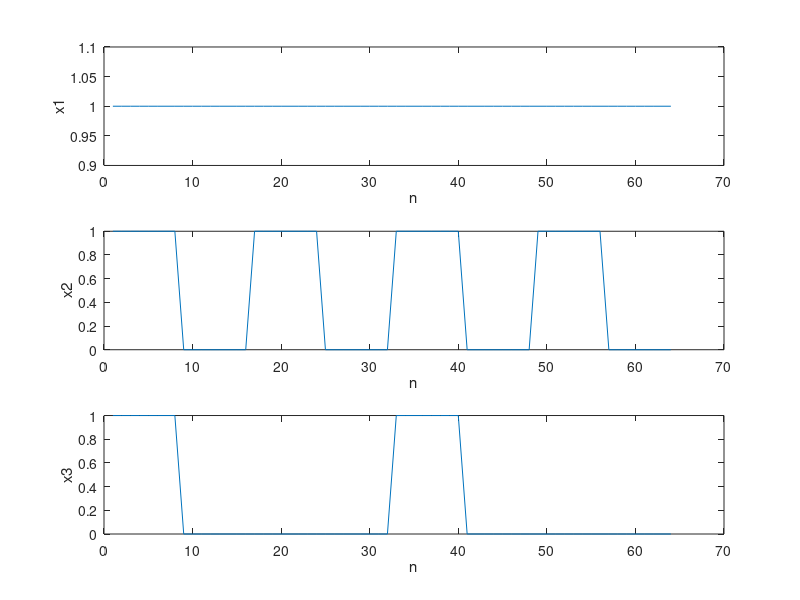
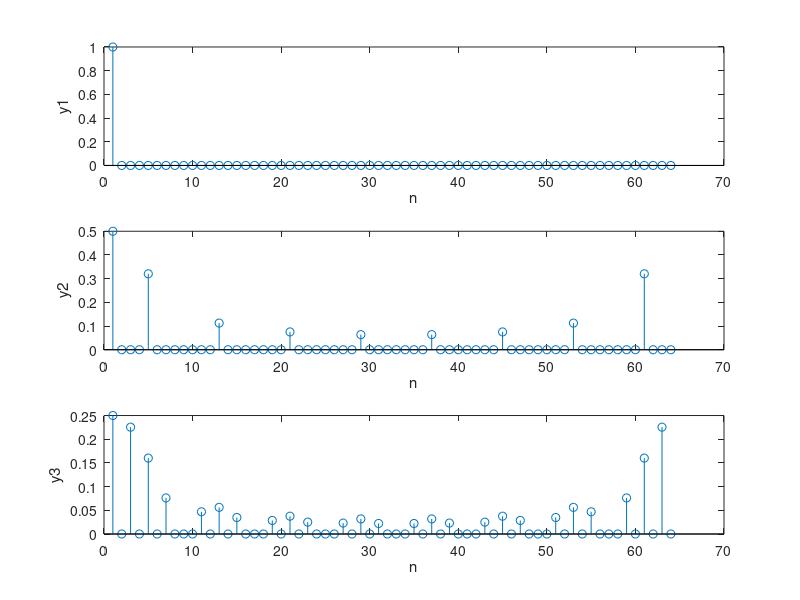
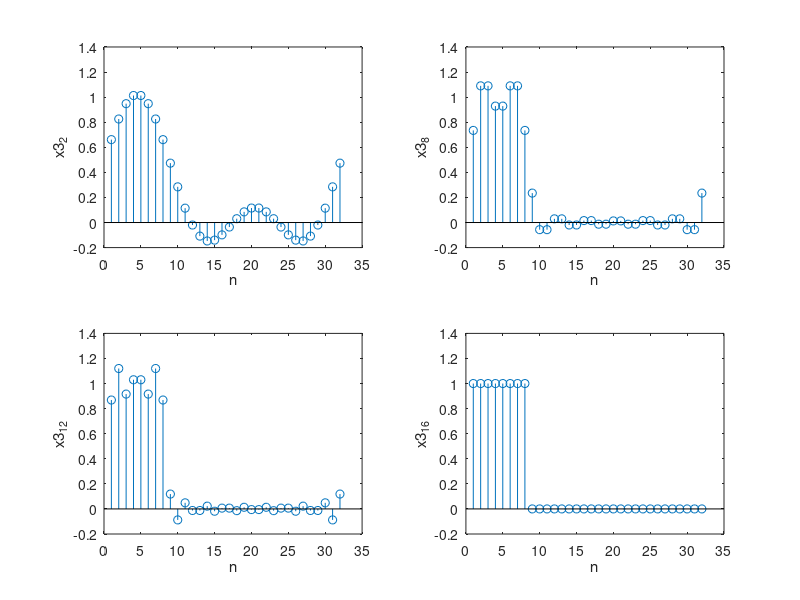

Here is the MATLAB script that generated these plots, in order:
% Part3.m
% Author: Charles Yang
% Signal&System 3.5 (d)(e)(f)(h)
%% (d)
x1 = ones(1,8);
nx1 = 0:length(x1)-1;
x2 = [ones(1,8) zeros(1,8)];
nx2 = 0:length(x2)-1;
x3 = [ones(1,8) zeros(1,24)];
nx3 = 0:length(x3)-1;
N = 64;
for type = 1:3
    for n = 0:N-1
        eval(['r = rem(n,length(x',int2str(type),'));'])
        eval(['x',int2str(type),int2str(type),'(n+1) = x',int2str(type),'(r+1);'])
    end
    eval(['subplot(31',int2str(type),');'])
    eval(['plot(x',int2str(type),int2str(type),');xlabel("n");ylabel("x',int2str(type),'");'])
end
%% (e)
figure;
for type = 1:3
    eval(['a',int2str(type),' = (1/N)*fft(x',int2str(type),int2str(type),');'])
    eval(['subplot(31',int2str(type),');stem(abs(a',int2str(type),'));xlabel("n");ylabel("y',int2str(type),'");'])
end    
%% (f)(h)
N = N/2;
n = 0:N-1;
xx = (1/N)*fft(x33(1:N));
figure;
index=1;
for type = [2 8 12 16]
    eval(['subplot(22', int2str(index),');'])
    eval(['x3_', int2str(type), '=0;'])
    for counter=2:type+1
        eval(['x3_', int2str(type), '= x3_', int2str(type), '+ xx(counter) * exp(1i*(counter-1)*(2*pi/32)*n);'])
        eval(['x3_', int2str(type), '= x3_', int2str(type), '+ conj(xx(counter)) * exp(1i*(1-counter)*(2*pi/32)*n);'])
    end
    eval(['x3_', int2str(type), '= x3_', int2str(type), '+ xx(1);'])
    eval(['stem(x3_', int2str(type),');xlabel("n");ylabel("x3_{',int2str(type),'}");'])
    index = index+1;
end
